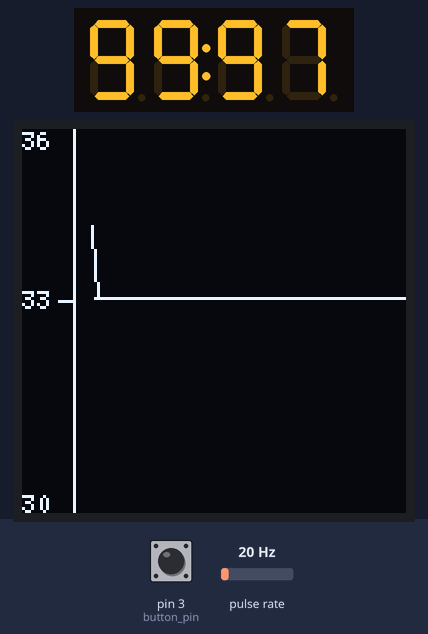
A sketch run on a simulated Arduino Uno, built with avr-gcc and run on an emulated ATmega328P. On the bench: 4-digit seven-segment display, 128×128 one-colour display. Wiring (inferred from the names in the program): pulse sensor: data pin 2. The test bench sets the inputs (shaded band); at power-on: pulse rate 20 Hz, pin 3 (button_pin) HIGH.

Above: at 1.2 s.
1.3 s: pulse rate (sensor on pin 2) set to 4 Hz
At 2.8 s:
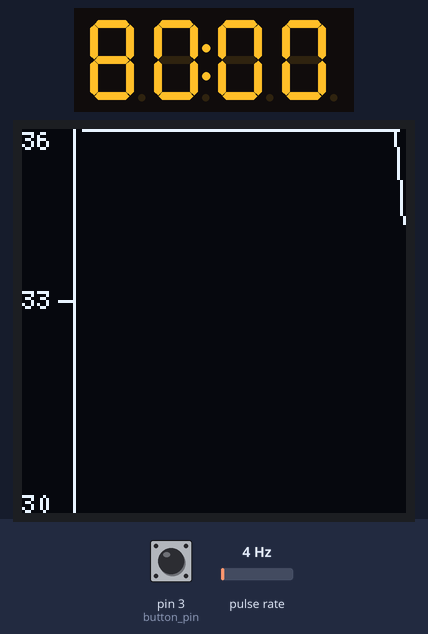
3.9 s: pulse rate (sensor on pin 2) set to 150 Hz
At 6.0 s:
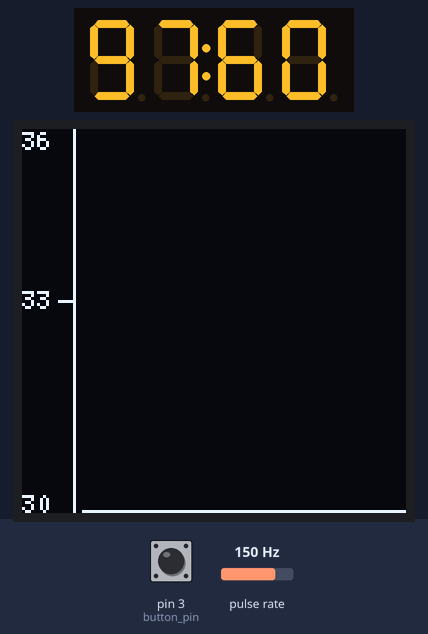
6.1 s: pulse rate (sensor on pin 2) set to 50 Hz
At 8.0 s:
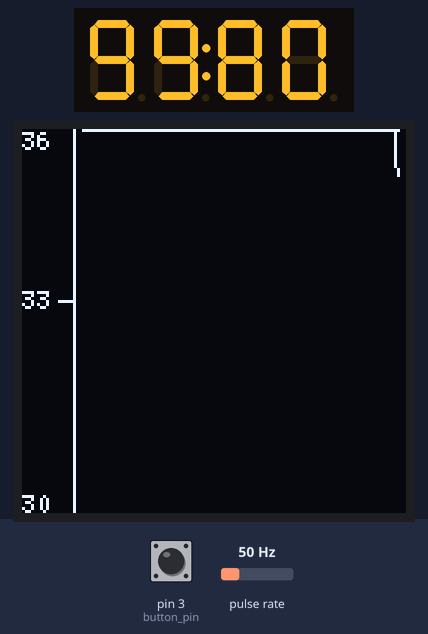
Timing chart, 0 to 9.5 s (numbered marks = the images above; inputs shaded):
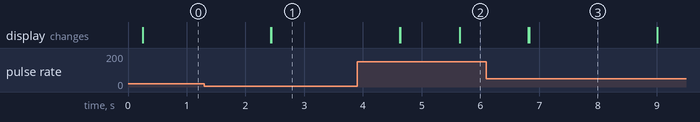

Measured:
- after the input at 1.3 s, the display: first changes after 1.1 s (image 1 shows a later state)
- after the input at 3.9 s, the display: first changes after 0.72 s (image 2 shows a later state)
- after the input at 6.1 s, the display: first changes after 0.72 s (image 3 shows a later state)

The sketch:

RPM_Micros_1.0.ino
```cpp
/**
 * Record Player Tachometer
 * ========================
 */
/****************************************************************************/
#include "Debugger.h"
#include "OLEDPlotter.h"
#include "TM1637.h"

#define CLK 4  // pins definitions for TM1637 and can be changed to other ports
#define DIO 5
#define HALLSENSE_PIN 2

Debugger debugger;
OLEDPlotter oledPlotter;

TM1637 tm1637(CLK, DIO);

// each rotation adds the measured rpms, up to (numRpmValues) discrete values
// rpms must be float as we want to get at least 2 digit precision (33.33 RPM for a 12'' vinyl)
float rpmValues[28];
int numRpmValues = sizeof(rpmValues) / sizeof(rpmValues[0]);  // stretch 4

// number of magnets on platter
const unsigned int numMagnets = 3;

// whether to show an average or the effective current RPM value
const bool AVG = false;

// counter for catched interrupts from the hall sensor
volatile int hallInterruptCounter;

// loop counter
int loops = 0;

// time of the hall sensor interrupt;
unsigned long timeold;

// timeout after which we "measure" zero rotations
const unsigned long gap = 3000000;

int8_t digitalDisplay[] = { '0', '0', '0', '0' };

void setup() {

  // we shouldn't do any log messages as this causes delays
  debugger.setDebug(Debugger::QUIET);

  attachInterrupt(digitalPinToInterrupt(HALLSENSE_PIN), hallISR, RISING);
  // Interrupt triggers on rising edge;

  // 7-segemnt display settimngs
  tm1637.set(BRIGHT_DARKEST);
  tm1637.init();
  tm1637.point(POINT_ON);
  tm1637.clearDisplay();
  TimeUpdate(0.0);

  hallInterruptCounter = 0;

  oledPlotter.init();
  oledPlotter.toggleScale(); // "standard" is 33.33

  // the ISR for the button cannot be a class member, so we need a wrapper here:
  pinMode(OLEDPlotter::button_pin, INPUT_PULLUP);
  u8g2Interrupt(true);

  //debugger.print(Debugger::TRACE, "numRpmValues ");
  //debugger.println(Debugger::TRACE, numRpmValues);

  // initalize the rpm vlaue array with a horizontal line at 33.33 RPM
  for (int i = 0; i < numRpmValues; i++) {
    rpmValues[i] = 33.33;
  }

}

/**
 * attach or detach hall sensor interrupt
 */
void u8g2Interrupt(bool set) {
  if (set) {
    attachInterrupt(digitalPinToInterrupt(OLEDPlotter::button_pin), toggleScale, RISING);
  } else {
    detachInterrupt(digitalPinToInterrupt(OLEDPlotter::button_pin));
  }
}

/**
 * processor loop
 */
void loop() {

  // plot the graph after every second loop
  if (loops % 2 == 0 || loops == 0) {

    u8g2Interrupt(false);
    oledPlotter.plotGraph(rpmValues, numRpmValues);
    hallInterruptCounter = 0;
    u8g2Interrupt(true);
    loops = 0;

  }

  // we cannot track "no revolution" ...
  // set to zero after <gap> seconds w/o any interrupt. Default 3 seconds.
  if (micros() - timeold >= gap) {

    TimeUpdate(0.0);

    // re-initalize revolution counter
    hallInterruptCounter = 0;
    storeToArray(0.0);

  } else {

    if ( AVG ) { // average over all values in array
      float avgRpm = 0.0;
      for ( int i = 0; i < numRpmValues; i++ ) {
        avgRpm += rpmValues[i];
      }
      TimeUpdate(avgRpm / numRpmValues);

    } else {

      TimeUpdate(rpmValues[numRpmValues - 1]); // last value in array

    }

  }

  delay(1000);
  loops ++;
}

/**
 * add current value to RPM values array
 */
void storeToArray(float rpms) {

  memmove(rpmValues, &rpmValues[1], sizeof(float) * (numRpmValues - 1));

  // add as new last value
  rpmValues[numRpmValues - 1] = rpms;
}

/**
 * Intterrupt Service Routine (ISR) for button press with debounce
 */
long lastPress = 0;
void toggleScale() {

  unsigned long now = millis();

  if (lastPress > 0 && now - lastPress > 300) {
    // debugger.println(Debugger::TRACE, "ISR Button");
    oledPlotter.toggleScale();
  }
  lastPress = now;
}

/**
 * ISR for Hall sensor
 */
void hallISR() {
  // immediately take the time and save to a tmp var
  unsigned long timeold_tmp = micros();

  // take the time lapse after second interrupt
  if (hallInterruptCounter++ > 0) {

    // calculate the rotation time
    unsigned long rotating_time = (micros() - timeold);

    float rpms = 60000000.0 / (rotating_time * numMagnets);

    storeToArray(rpms);
  }

  // save the time we have catched this interrupt
  timeold = timeold_tmp;
}

/**
 * update the 7-segment display
 */
void TimeUpdate(float rpms) {

  //  debugger.println(Debugger::TRACE, "----------------------------------");
  //  for ( int i = 0; i < numRpmValues; i++ ) {
  //    debugger.print(Debugger::TRACE, rpmValues[i]);
  //    debugger.print(Debugger::TRACE, ", ");
  //  }
  //  debugger.println(Debugger::TRACE, "----------------------------------");

  String fmt;
  int len = 5;

  if (rpms > 0.0) {
    fmt = String(rpms, 2);
    len = fmt.length();
    if (len < 5)
      fmt = "0" + fmt;
  } else
    fmt = "00.00";

  // debugger.print(Debugger::DEBUG, (int)hallInterruptCounter);
  // debugger.print(Debugger::DEBUG, ": ");
  // debugger.println(Debugger::DEBUG, fmt);

  digitalDisplay[0] = fmt[len - 5] - '0';
  digitalDisplay[1] = fmt[len - 4] - '0';
  // "3" is the dot ..
  digitalDisplay[2] = fmt[len - 2] - '0';
  digitalDisplay[3] = fmt[len - 1] - '0';
  tm1637.display(digitalDisplay);
}
```

Debugger.h
```cpp
#ifndef Debugger_h
/*
 * Simple debugging class:
 *
 * #include "Debugger.h"
 *
 * Debugger debugger
 * ...
 *
 * debugger.setDebug(Debugger.QUIET);  // turn off any output
 *
 * debugger.println(Debugger.INFO, "Info String");
 *
 * 2022/05/21 - Florian Amthor, Axel Amthor
 *
 */
#define Debugger_h

class Debugger {
  public:
    enum debugLevel {QUIET = 0, INFO = 1, DEBUG = 2, TRACE = 3};
    void setDebug(debugLevel level);
    void print(debugLevel level, String line);
    void println(debugLevel level, String line);

    void print(debugLevel level, int line);
    void println(debugLevel level, int line);

    void print(debugLevel level, unsigned long line);
    void println(debugLevel level, unsigned long line);

    void print(debugLevel level, float line);
    void println(debugLevel level, float line);

    void print(debugLevel level, char line);
    void println(debugLevel level, char line);

  private:
    debugLevel debug;
};

void Debugger::setDebug(debugLevel level) {
  debug = level;
  if (  level > QUIET )
    Serial.begin(115200);
}

void Debugger::println(debugLevel level, String line) {
  if ( level > QUIET && level <= debug ) Serial.println(line);
}

void Debugger::print(debugLevel level, String line) {
  if ( level > QUIET && level <= debug ) Serial.print(line);
}

void Debugger::println(debugLevel level, int line) {
  if ( level > QUIET && level <= debug ) Serial.println(line);
}

void Debugger::print(debugLevel level, int line) {
  if ( level > QUIET && level <= debug ) Serial.print(line);
}

void Debugger::println(debugLevel level, float line) {
  if ( level > QUIET && level <= debug ) Serial.println(line);
}

void Debugger::print(debugLevel level, float line) {
  if ( level > QUIET && level <= debug ) Serial.print(line);
}

void Debugger::println(debugLevel level, unsigned long line) {
  if ( level > QUIET && level <= debug ) Serial.println(line);
}

void Debugger::print(debugLevel level, unsigned long line) {
  if ( level > QUIET && level <= debug ) Serial.print(line);
}

void Debugger::println(debugLevel level, char line) {
  if ( level > QUIET && level <= debug ) Serial.println(line);
}

void Debugger::print(debugLevel level, char line) {
  if ( level > QUIET && level <= debug ) Serial.print(line);
}


#endif
```

OLEDPlotter.h
```cpp
/**
 *
 *  Record Player Tachometer
 *  ========================
 *
 *  Helper functions to plot the cartesian graph on the OLED
 *  we use the u8g2 grafic library, see https://github.com/olikraus/u8g2/wiki/u8g2reference
 *
 */

#include <Arduino.h>
#include <U8g2lib.h>
#include <SPI.h>
#include <Wire.h>

#ifndef OLEDPlotter_h
#define OLEDPlotter_h
#include "Debugger.h"

class OLEDPlotter {
  public:
    static constexpr int button_pin = 3;    // pin 3 is int 1 on nano
    void init();                            // initialize everything
    void toggleScale();                     // toggle scale between 33 and 45

    void plotGraph(float values[], int numVals);         // main method to plot rhe graph

    int value2Pixels(float value);          // calculates an RPM value into pixels forthe OLED

  private:
    void drawYAxis();                       // pretty Y axis

    // lib instance
    U8G2_SH1107_SEEED_128X128_2_HW_I2C *u8g2;

    // scaling
    enum scales {UNSET, THIRTYTHREE, FOURTYFIVE};

    // physical dimensions of the OLED
    const float oled_width = 128.0;
    const float oled_height = 128.0;

    // scaling definition
    struct t_scaling {
      float vmax;
      float vmin;
      float vtarget;
      float resolution;
      String labelTarget;
      String labelMin;
      String labelMax;
    };

    // Scale for 33
    const t_scaling scale_33 = { 36.0, 30.0, 33.33, oled_height / (36.0 - 30.0), "33", "30", "36" };

    // Scale for 45
    const t_scaling scale_45 = { 48.0, 42.0, 45.0, oled_height / (48.0 - 42.0), "45", "42", "48" };

    t_scaling scaleset = scale_45;

    scales scale;
    Debugger debugger;

    const int stretch = 4; // number of pixels on x-axis to increase on each value on y

};

void OLEDPlotter::init() {
  debugger.setDebug(Debugger::TRACE);

  // we init the toggle button on input pin 3 (2 and 3 support interrupts on a nano)
  pinMode(OLEDPlotter::button_pin, INPUT_PULLUP);

  /**
   *  init the OLED, we have a seeed Oled v2.1 with 128x128 pixels and an SH1107 controller
   *  connected to the I2C pin-out of the nano
   *  we use the u8g2 grafic library, see https://github.com/olikraus/u8g2/wiki/u8g2reference
   *
   */
  u8g2 = new U8G2_SH1107_SEEED_128X128_2_HW_I2C(U8G2_R0, /* clock=*/ SCL, /* data=*/ SDA, /* reset=*/ U8X8_PIN_NONE);;
  u8g2->begin();

  u8g2->setFont(u8g2_font_5x7_tf); //u8g2_font_7x14B_mr);
  u8g2->setFontMode(0);

}

int OLEDPlotter::value2Pixels(float value) {
  int px = (int)((value - scaleset.vmin) * scaleset.resolution);

  px = max( min(px, oled_height -1), 0);

  //debugger.print(Debugger::TRACE, "pxY ");
  //debugger.println(Debugger::TRACE, px);

  return px;
}

void OLEDPlotter::drawYAxis() {
  // first, plot the Y axis, we have 17 pix width
  u8g2->drawVLine(17, 0, 128);

  // invert as we have 0/0 in top left
  int pxY = oled_height - this->value2Pixels(scaleset.vtarget);

  u8g2->drawHLine(12, pxY, 5);
  u8g2->setCursor(0, pxY + 3);
  u8g2->print(scaleset.labelTarget);

  pxY = oled_height - this->value2Pixels(scaleset.vmin);
  u8g2->setCursor(0, pxY);
  u8g2->print(scaleset.labelMin);

  pxY = oled_height - this->value2Pixels(scaleset.vmax);
  u8g2->setCursor(0, pxY + 6);
  u8g2->print(scaleset.labelMax);
}

/**
 * plotGraph
 * redraws all current values to the display
 */
void OLEDPlotter::plotGraph(float values[], int numVals) {

  u8g2->firstPage();
  do {
    int height = oled_height - 1;

    u8g2->setDrawColor(1);
    drawYAxis();

    //debugger.print(Debugger::TRACE, "numVals ");
    //debugger.println(Debugger::TRACE, numVals);

    int last = height - this->value2Pixels(values[0]);
    int pxX = 0;
    for ( int i = 0; i < numVals; i ++ ) {
      float nval = values[i];

      int pxY = height - this->value2Pixels(nval);

      u8g2->drawLine(oled_width - (pxX - stretch - 1), last, oled_width - pxX, pxY);

      last = pxY;
      pxX = pxX + stretch;
    }

  } while ( u8g2->nextPage() );
}

void OLEDPlotter::toggleScale() {
  if ( scale == THIRTYTHREE ) {
    scale = FOURTYFIVE;
    scaleset = scale_45;
  }
  else {
    scale = THIRTYTHREE;
    scaleset = scale_33;
  }

  // debugger.print(Debugger::INFO, "vmax ");
  // debugger.println(Debugger::INFO, scaleset.vmax);
  // debugger.print(Debugger::INFO, "vmin ");
  // debugger.println(Debugger::INFO, scaleset.vmin);
  // debugger.print(Debugger::INFO, "resolution ");
  // debugger.println(Debugger::INFO, scaleset.resolution);

}


#endif
```
